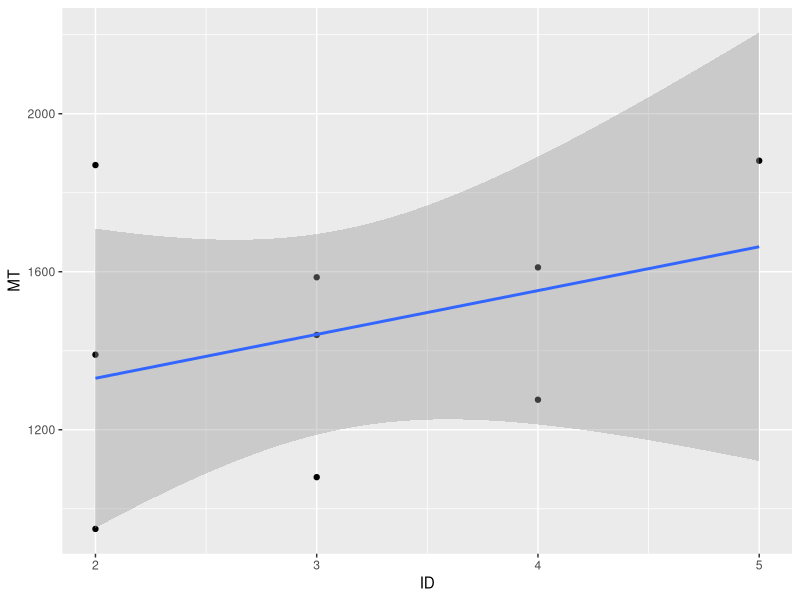
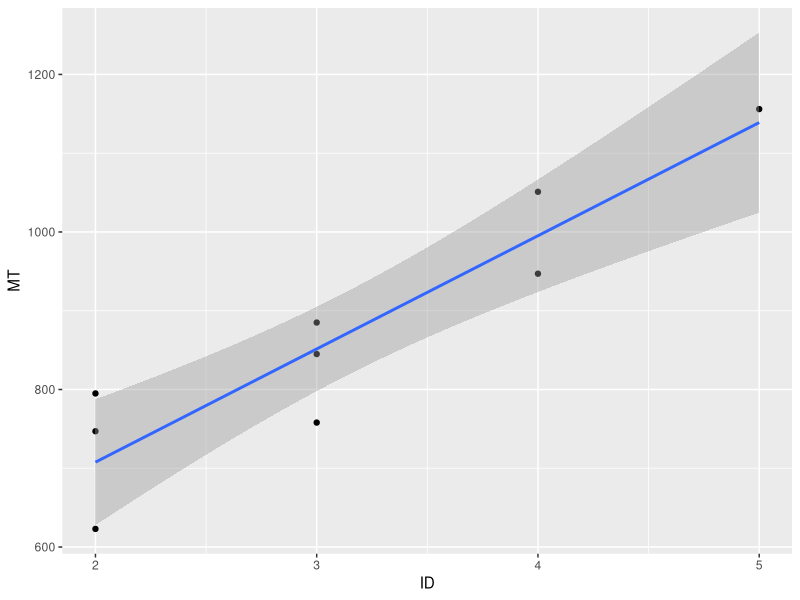
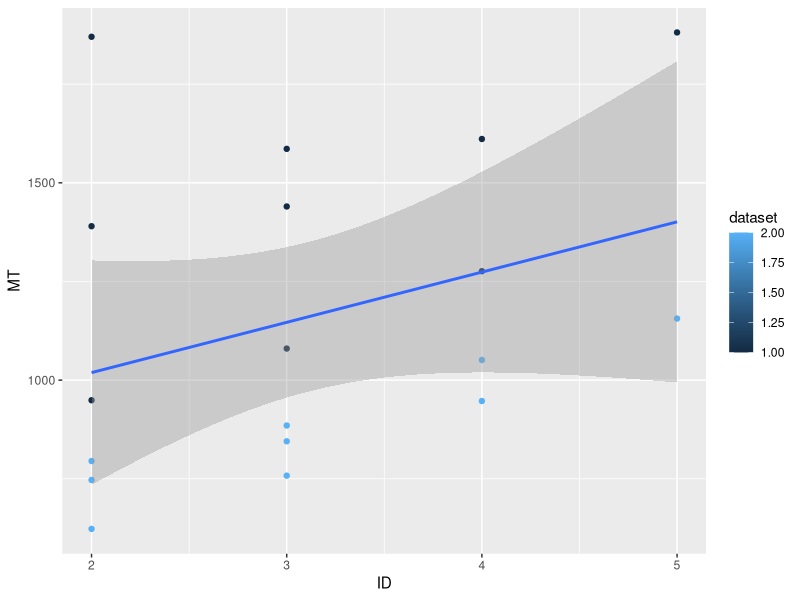
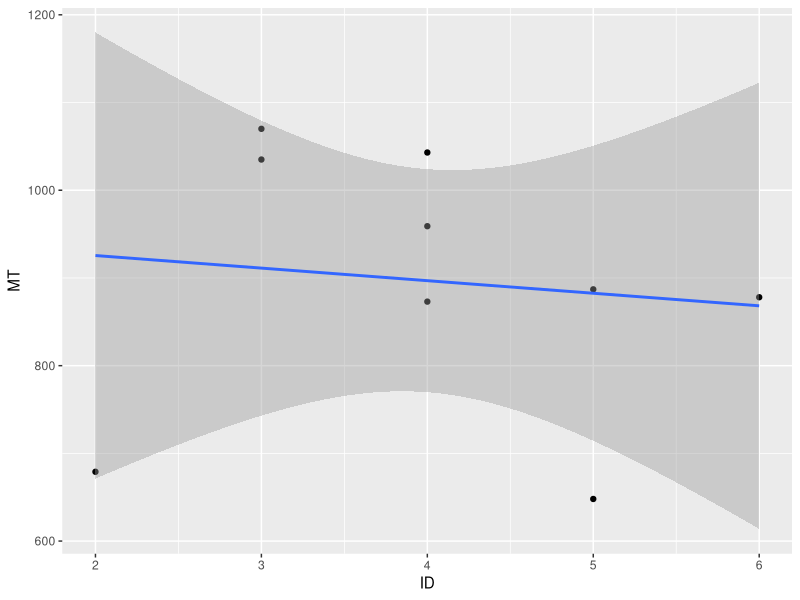

These charts were generated, in order, by the following R code: (Note: this script raises an error after producing the figures.)
## ---- chunk 1
knitr::opts_chunk$set(echo = TRUE)
## ---- chunk 2
library(ggplot2)
## ---- chunk 3
meanMTdf <- read.csv("../data/20211117_1527_MeanMT.csv", header=T)
rawdf <- read.csv("../data/20211117_1527_RawData.csv", header=T)
## ---- chunk 4
ggplot(meanMTdf, aes(ID, MT)) +
  geom_point() +
  geom_smooth(method='lm')
## ---- chunk 5
model <- lm(MT~ID, data = meanMTdf)
summary(model)
## ---- chunk 6

meanMTdf2 <- read.csv("../data/myresults_mean_MT.csv", header=T)
rawdf2 <- read.csv("../data/mydata_raw.csv", header=T)
## ---- chunk 7
ggplot(meanMTdf2, aes(ID, MT)) +
  geom_point() +
  geom_smooth(method='lm')
## ---- chunk 8
model <- lm(MT~ID, data = meanMTdf2)
summary(model)
## ---- chunk 9
#model <- lm(MT~ A * W, data = meanMTdf)
summary(model)
## ---- chunk 10
meanMTdf2['dataset'] <- rep(2, nrow(meanMTdf2))
meanMTdf['dataset'] <- rep(1, nrow(meanMTdf))

library(dplyr)
df <- full_join(meanMTdf2, meanMTdf)

df
## ---- chunk 11
#df$dataset = as.factor(df$dataset)

ggplot(df, aes(ID, MT, colour=dataset)) +
  geom_point() +
  geom_smooth(method='lm')
  #geom_line()


## ---- chunk 12

## ---- chunk 13

meanMTdf3 <- read.csv("../data/mydata_run2.csv", header=T)
#rawdf2 <- read.csv("../data/mydata_raw.csv", header=T)
## ---- chunk 14
ggplot(meanMTdf3, aes(ID, MT)) +
  geom_point() +
  geom_smooth(method='lm')
## ---- chunk 15

meanMTdf3['dataset'] <- rep(3, nrow(meanMTdf2))
meanMTdf3$dataset = as.factor(meanMTdf3$dataset)

df2 <- full_join(meanMTdf3, df)

df2

## ---- chunk 16

ggplot(df2, aes(ID, MT, colour=dataset)) +
  geom_point() +
  geom_smooth(method='lm')


## ---- chunk 17
model <- lm(MT~ID, data = meanMTdf3)
summary(model)
## ---- chunk 18

## ---- chunk 19

